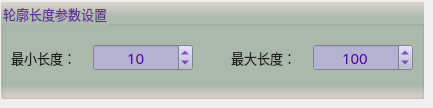
        <widget class="QWidget" name="page_2">
         <widget class="QGroupBox" name="groupParam_2">
          <property name="geometry">
           <rect>
            <x>1</x>
            <y>2</y>
            <width>423</width>
            <height>97</height>
           </rect>
          </property>
          <property name="font">
           <font>
            <family>微软雅黑</family>
            <pointsize>10</pointsize>
           </font>
          </property>
          <property name="styleSheet">
           <string notr="true">background-color: qlineargradient(x1:0, y1:0, x2:0, y2:1, stop:0 #dfd5cf, stop: 0.15 #acbbac, stop: 0.85 #acbbac,stop:1 #dfd5cf);
color: rgb(105, 50, 155);</string>
          </property>
          <property name="title">
           <string>轮廓长度参数设置</string>
          </property>
          <widget class="QSpinBox" name="spinMaxLength">
           <property name="geometry">
            <rect>
             <x>312</x>
             <y>42</y>
             <width>100</width>
             <height>27</height>
            </rect>
           </property>
           <property name="font">
            <font>
             <family>微软雅黑</family>
             <pointsize>11</pointsize>
            </font>
           </property>
           <property name="styleSheet">
            <string notr="true">QWidget{color: rgb(85, 0, 155);background-color: rgb(180, 180, 210);}
QSpinBox::up-button{
    border:transparent;
}
QSpinBox::down-button{
    border:transparent;
}
QSpinBox::up-arrow{
    image:url(:/resource/up.png);
}
QSpinBox::down-arrow{
    image:url(:/resource/down.png);
}</string>
           </property>
           <property name="alignment">
            <set>Qt::AlignCenter</set>
           </property>
           <property name="minimum">
            <number>1</number>
           </property>
           <property name="maximum">
            <number>20000</number>
           </property>
           <property name="value">
            <number>100</number>
           </property>
          </widget>
          <widget class="QLabel" name="label_7">
           <property name="geometry">
            <rect>
             <x>10</x>
             <y>46</y>
             <width>79</width>
             <height>19</height>
            </rect>
           </property>
           <property name="font">
            <font>
             <family>微软雅黑</family>
             <pointsize>10</pointsize>
             <weight>50</weight>
             <bold>false</bold>
            </font>
           </property>
           <property name="styleSheet">
            <string notr="true">color: rgb(30, 30, 30);
background: transparent;</string>
           </property>
           <property name="text">
            <string>最小长度：</string>
           </property>
          </widget>
          <widget class="QSpinBox" name="spinMinLength">
           <property name="geometry">
            <rect>
             <x>92</x>
             <y>42</y>
             <width>100</width>
             <height>27</height>
            </rect>
           </property>
           <property name="font">
            <font>
             <family>微软雅黑</family>
             <pointsize>11</pointsize>
            </font>
           </property>
           <property name="styleSheet">
            <string notr="true">QWidget{color: rgb(85, 0, 155);background-color: rgb(180, 180, 210);}
QSpinBox::up-button{
    border:transparent;
}
QSpinBox::down-button{
    border:transparent;
}
QSpinBox::up-arrow{
    image:url(:/resource/up.png);
}
QSpinBox::down-arrow{
    image:url(:/resource/down.png);
}</string>
           </property>
           <property name="alignment">
            <set>Qt::AlignCenter</set>
           </property>
           <property name="minimum">
            <number>0</number>
           </property>
           <property name="maximum">
            <number>10000</number>
           </property>
           <property name="value">
            <number>10</number>
           </property>
          </widget>
          <widget class="QLabel" name="label_8">
           <property name="geometry">
            <rect>
             <x>230</x>
             <y>46</y>
             <width>79</width>
             <height>19</height>
            </rect>
           </property>
           <property name="font">
            <font>
             <family>微软雅黑</family>
             <pointsize>10</pointsize>
             <weight>50</weight>
             <bold>false</bold>
            </font>
           </property>
           <property name="styleSheet">
            <string notr="true">color: rgb(30, 30, 30);
background: transparent;</string>
           </property>
           <property name="text">
            <string>最大长度：</string>
           </property>
          </widget>
         </widget>
        </widget>
